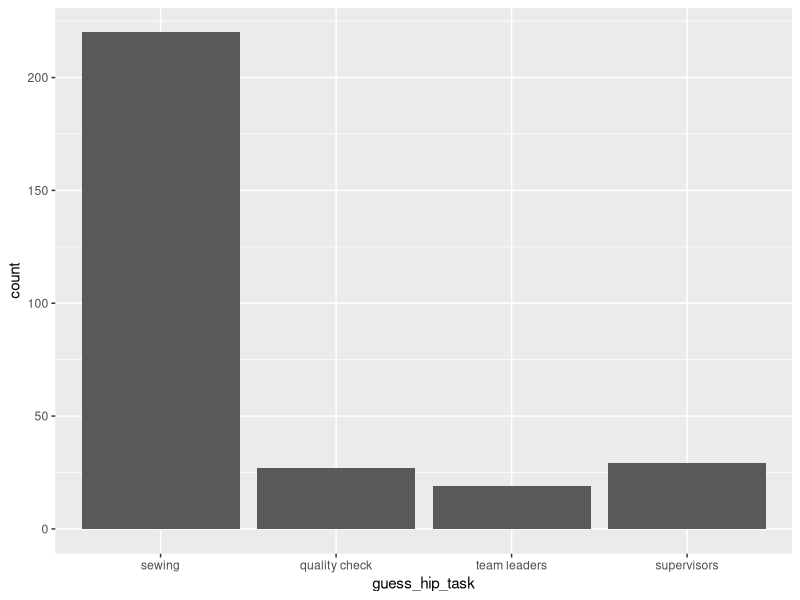

R code for this plot: (Note: this script raises an error after producing the figure.)
library(tidyverse)
library(readxl)

setwd('C:/Users/myzha/Documents/GitHub/HIP')

hip <- read_excel('data/weekdayend_all.xlsx')

#### IA ####

IA <- c('guess_hip_task',
        'guess_hip_task_other',
        'hip_knowppl',
        'hip_knowppl_like',
        'guess_hip_turnover',
        'guess_hip_turnover_sure')

hip_IA <- hip %>%
  select(all_of(IA)) %>%
  mutate(across(IA[c(1, 4, 6)], as.factor)) %>%
  mutate(guess_hip_task = recode(guess_hip_task,
                                 `0` = 'sewing',
                                 `1` = 'quality check',
                                 `2` = 'team leaders',
                                 `3` = 'supervisors'#, `100` = 'others'
                                 )) %>%
  mutate(hip_knowppl_like = recode(hip_knowppl_like,
                                   `0` = 'almost all of them',
                                   `1` = 'some of them',
                                   `2` = 'very few of them',
                                   `3` = 'almost none of them')) %>%
  mutate(guess_hip_turnover_sure = recode(guess_hip_turnover_sure,
                                          `0` = 'very sure',
                                          `1` = 'slightly sure',
                                          `2` = 'slightly not sure',
                                          `3` = 'not sure at all')) %>%
  mutate(guess_hip_task_other = as.character(guess_hip_task_other)) %>%
  mutate(across(IA[c(3, 5)], as.integer))

ggplot(data = hip_IA) +
  geom_bar(aes(x = guess_hip_task)) +
  ggsave('figures/jobs_in_hip/IA1.png')

ggplot(data = hip_IA) +
  geom_histogram(aes(x = hip_knowppl), binwidth = 5) +
  ggsave('figures/jobs_in_hip/IA2.png')

ggplot(data = hip_IA) +
  geom_bar(aes(x = hip_knowppl_like)) +
  ggsave('figures/jobs_in_hip/IA3.png')

ggplot(data = hip_IA) +
  geom_histogram(aes(x = guess_hip_turnover), binwidth = 5) +
  ggsave('figures/jobs_in_hip/IA5.png')

ggplot(data = hip_IA) +
  geom_bar(aes(x = guess_hip_turnover_sure)) +
  ggsave('figures/jobs_in_hip/IA5s.png')


#### IB ####

IB <- c('guess_hip_hour',
        'guess_hip_hour_sure',
        'guess_hip_day',
        'guess_hip_day_sure',
        'guess_hip_extra',
        'guess_hip_extra_sure',
        'guess_hip_night',
        'guess_hip_night_sure',
        'guess_hip_transp',
        'guess_hip_transp_sure',
        'guess_hip_lunch',
        'guess_hip_lunch_sure',
        'guess_hip_attend',
        'guess_hip_attend_sure')

hip_IB <- hip %>%
  select(all_of(IB)) %>%
  mutate(across(IB[seq(1, 13, 2)], as.integer)) %>%
  mutate(across(IB[seq(2, 14, 2)], as.factor)) %>%
  mutate(across(IB[seq(2, 14, 2)], ~recode(.,
                                           `0` = 'very sure',
                                           `1` = 'slightly sure',
                                           `2` = 'slightly not sure',
                                           `3` = 'not sure at all')))

ggplot(data = hip_IB) +
  geom_histogram(aes(x = guess_hip_hour), binwidth = 1) +
  ggsave('figures/jobs_in_HIP/IB1.png')

ggplot(data = hip_IB) +
  geom_bar(aes(x = guess_hip_hour_sure)) +
  ggsave('figures/jobs_in_HIP/IB1s.png')

ggplot(data = hip_IB) +
  geom_histogram(aes(x = guess_hip_day), binwidth = 1) +
  ggsave('figures/jobs_in_HIP/IB2.png')

ggplot(data = hip_IB) +
  geom_bar(aes(x = guess_hip_day_sure)) +
  ggsave('figures/jobs_in_HIP/IB2s.png')

ggplot(data = hip_IB) +
  geom_histogram(aes(x = guess_hip_extra), binwidth = 1) +
  ggsave('figures/jobs_in_HIP/IB3.png')

ggplot(data = hip_IB) +
  geom_bar(aes(x = guess_hip_extra_sure)) +
  ggsave('figures/jobs_in_HIP/IB3s.png')

ggplot(data = hip_IB) +
  geom_histogram(aes(x = guess_hip_night), binwidth = 1) +
  ggsave('figures/jobs_in_HIP/IB4.png')

ggplot(data = hip_IB) +
  geom_bar(aes(x = guess_hip_night_sure)) +
  ggsave('figures/jobs_in_HIP/IB4s.png')

ggplot(data = hip_IB) +
  geom_histogram(aes(x = guess_hip_transp), binwidth = 1) +
  ggsave('figures/jobs_in_HIP/IB5.png')

ggplot(data = hip_IB) +
  geom_bar(aes(x = guess_hip_transp_sure)) +
  ggsave('figures/jobs_in_HIP/IB5s.png')

ggplot(data = hip_IB) +
  geom_histogram(aes(x = guess_hip_lunch), binwidth = 1) +
  ggsave('figures/jobs_in_HIP/IB6.png')

ggplot(data = hip_IB) +
  geom_bar(aes(x = guess_hip_lunch_sure)) +
  ggsave('figures/jobs_in_HIP/IB6s.png')

ggplot(data = hip_IB) +
  geom_histogram(aes(x = guess_hip_attend), binwidth = 1) +
  ggsave('figures/jobs_in_HIP/IB7.png')

ggplot(data = hip_IB) +
  geom_bar(aes(x = guess_hip_attend_sure)) +
  ggsave('figures/jobs_in_HIP/IB7s.png')


#### IC ####




#### ID ####








